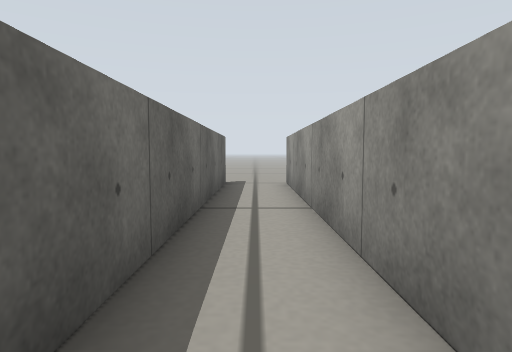
[1] (above)

12 first-person views from a walk through a robot-simulator world made for Gazebo. The camera is 0.2 m above the floor, tilts 4° down and sees 75° across. The floor is counted in squares, 0.2 m on a side. Each view is taken from the middle of a square. On the plan, view 1 faces up. The plan holds only what a view shows up to about 12 squares ahead; the rest is blank.

[2]
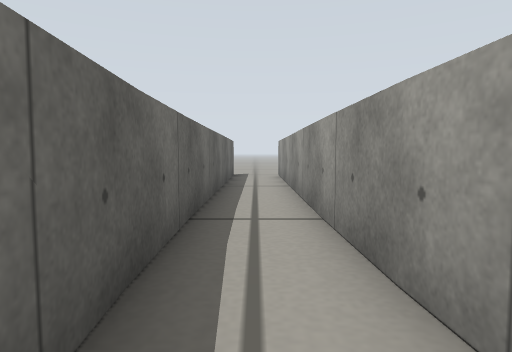

[3]
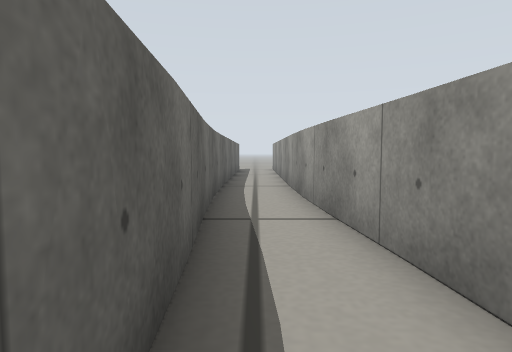

[4]
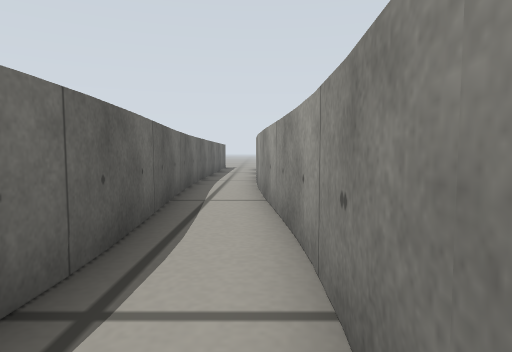

[5]
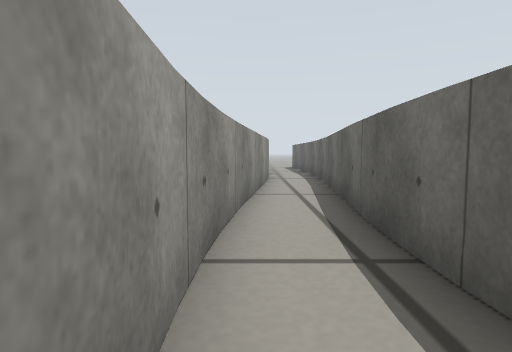

[6]
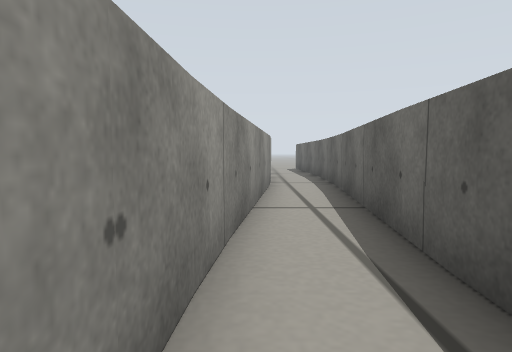

[7]
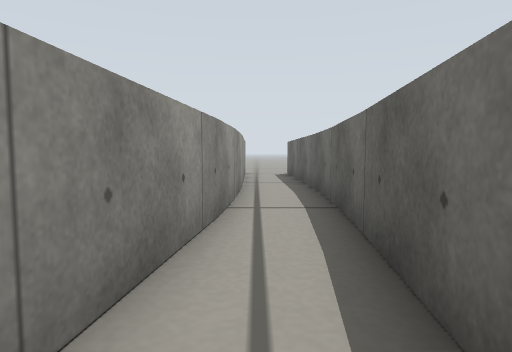

[8]
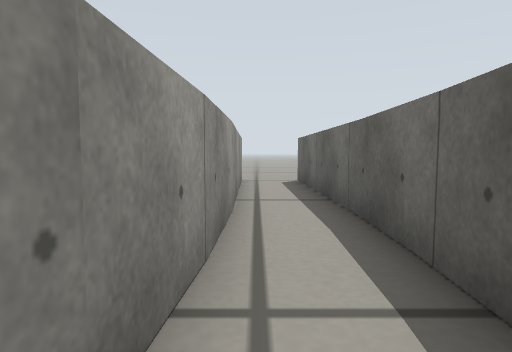

[9]
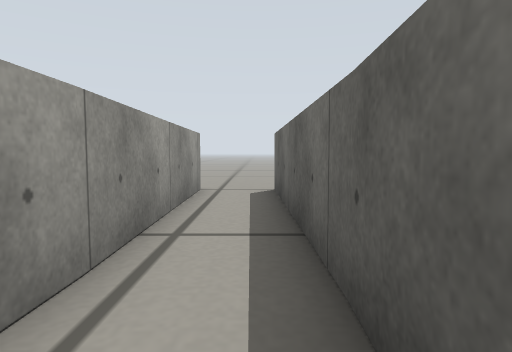

[10]
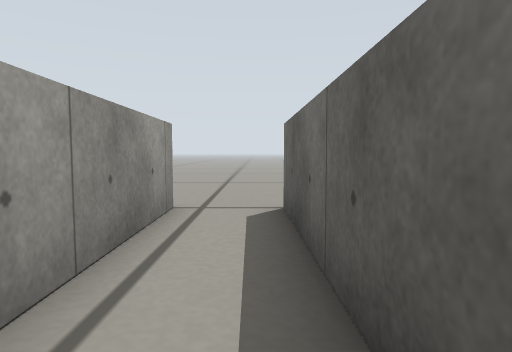

[11]
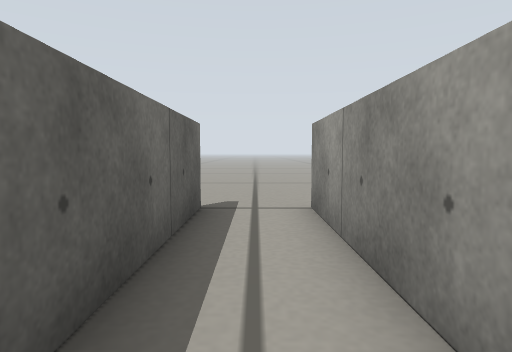

[12]
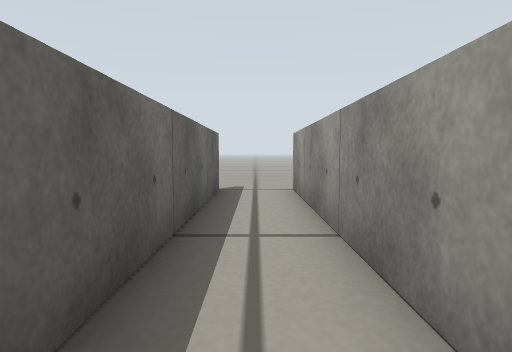

### Floor plan
Points are (right, up) in squares from view 1. A wall is a line through its corners. A room is listed if a view was taken in it or the views show most of it. See-through windows are left out.
Room 1 (views 1, 2, 3, 4, 5, 6, 7, 8, 11, 12)
walls: (-0.5, -3.5) (-0.5, -10.6); (1, -3.8) (1, 11); (-0.9, -7.6) (-0.9, -8.5); (1.6, -9.2) (1.2, -3.6); (-0.5, -9.9) (-1.6, -19.3); (-0.9, 11.1) (-0.9, -3.8); (0.4, -20.1) (1.6, -9.1)
ways out: opening at (0, -19) to room 2; opening at (-1, 12); opening at (1, 12)
Room 2 (views 9, 10)
walls: (0.5, -28.9) (0.3, -20.1); (-1.7, -19.7) (-1.5, -29); (-1.6, -19.3) (-1.7, -20.3)
ways out: opening at (0, -19) to room 1; opening at (1, -29.5)

Positions as (right, up) in squares from view 1, and headings:
1: (0, 0), facing up
2: (0, -4), facing up
3: (0, -9), facing up
4: (1, -11), facing up
5: (1, -6), facing down
6: (1, -8), facing down
7: (0, -13), facing down
8: (0, -17), facing down
9: (-1, -20), facing down
10: (-1, -23), facing down
11: (0, 5), facing up
12: (0, 2), facing up
